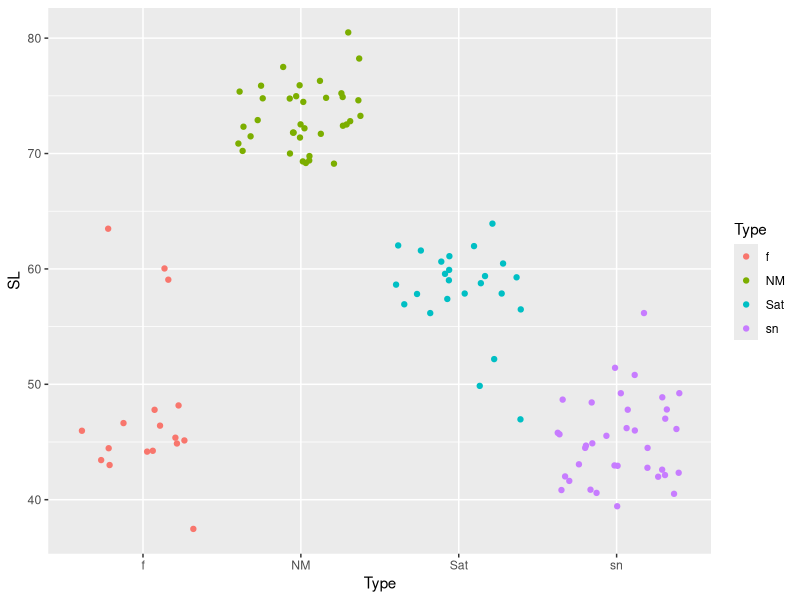
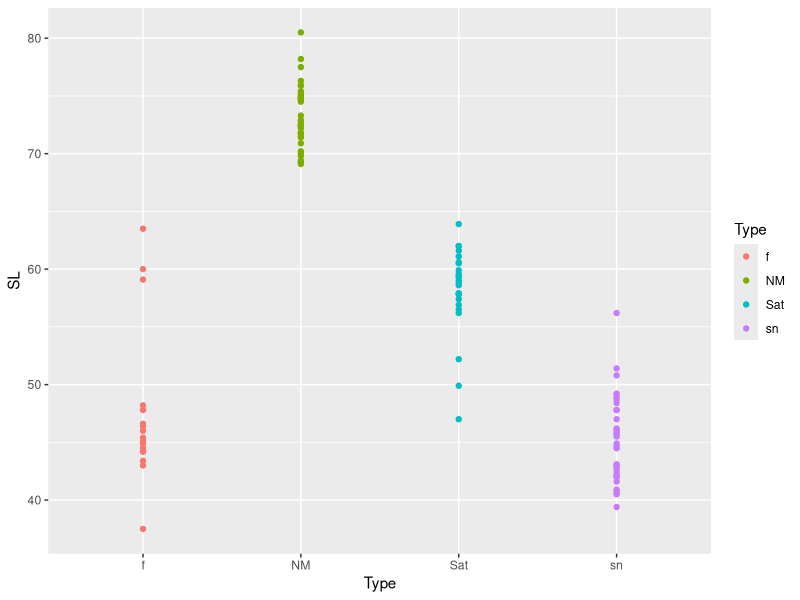
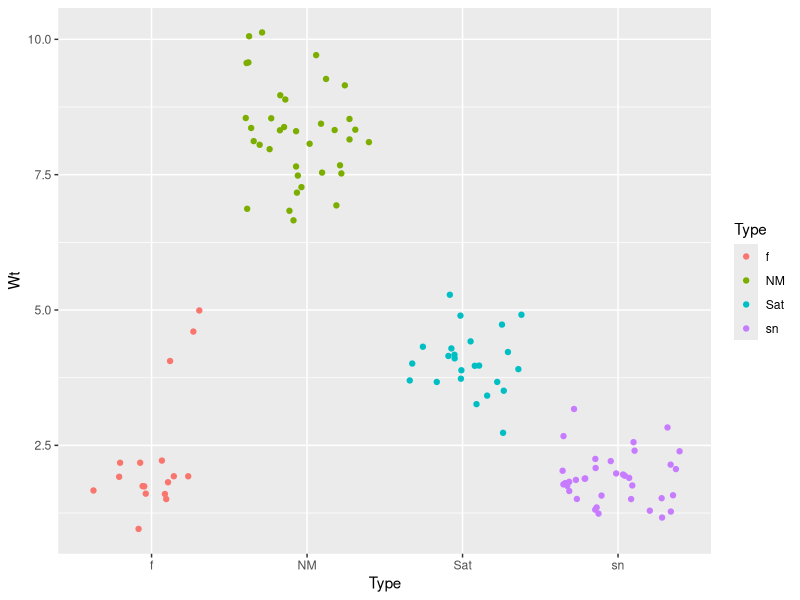
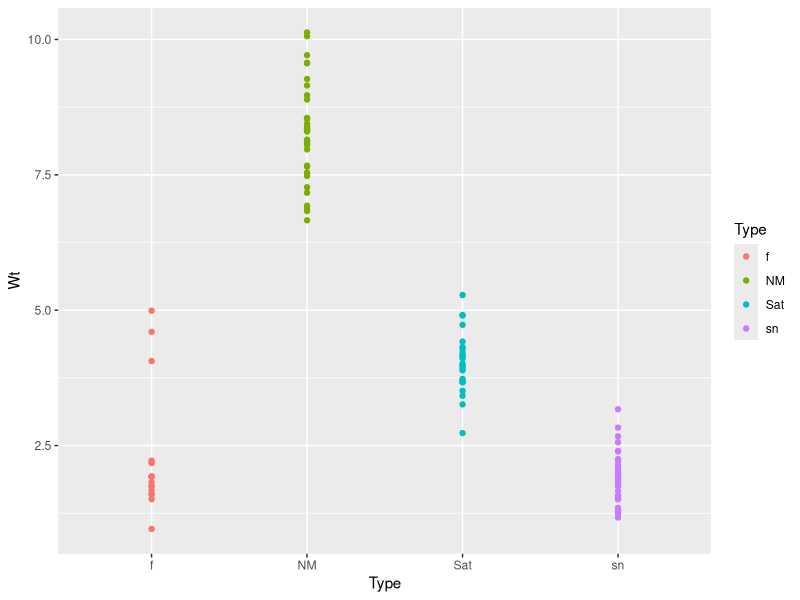
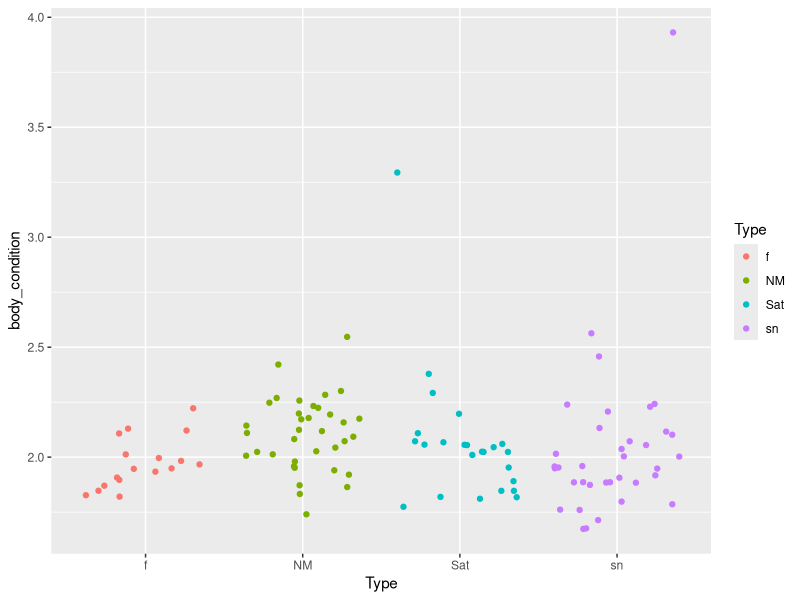
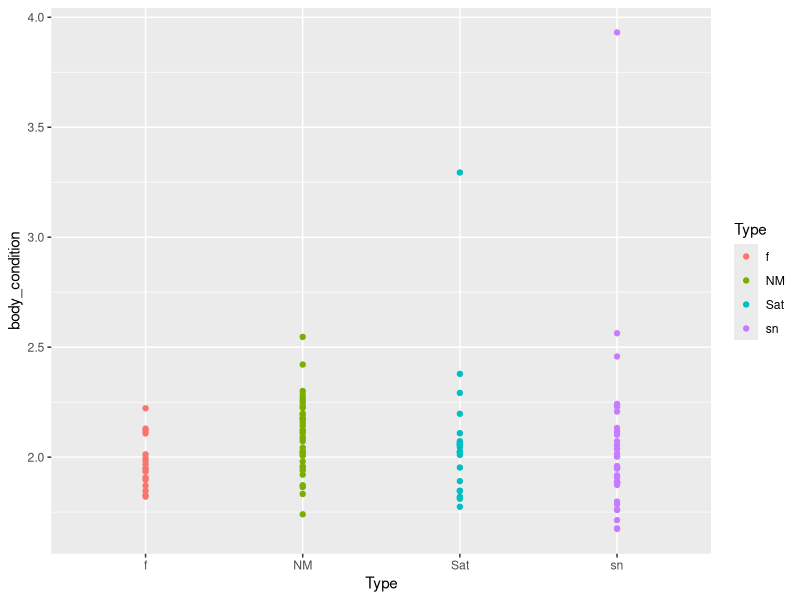
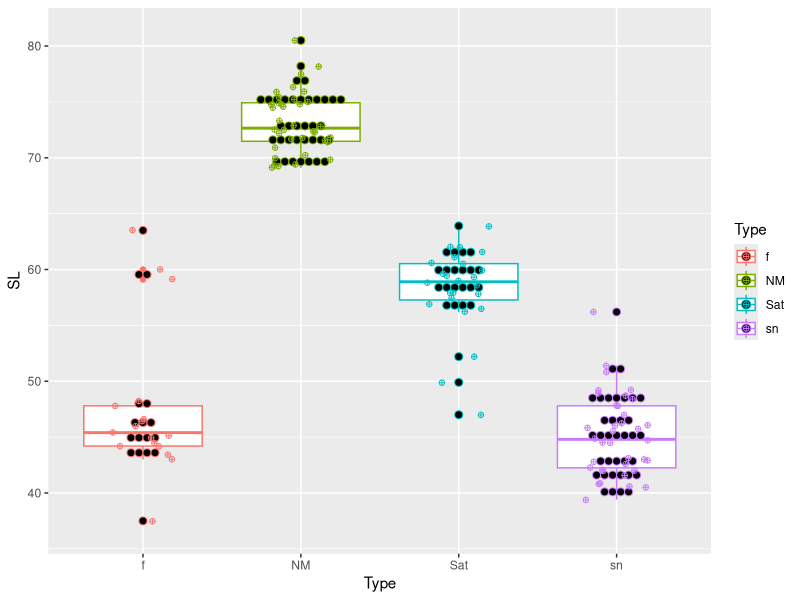

These figures' R source, in order: (Note: this script raises an error after producing the figures.)
library(tidyverse)
library(readr)
library(ggsci)
library(lubridate)

## ASSIGNMENT_21_Jan: Construct some (more!) ggplots using my data :-)

## Import the data
fish_info_data <- read_csv("Corse_2016_Genetics_book.csv")


# Select data I want to use (Type, SL, Wt)
# Need to exlude Type(rostratus and Sat/sn)
fish_info_data2 <- fish_info_data %>% 
  filter(!(Type %in% c("rostratus","Sat/sn"))) %>% 
  droplevels() %>% 
  select(Type, SL, Wt)


#  Create Body Condition column
fish_info_data3 <- fish_info_data2 %>% 
  mutate(body_condition = 100000000 * (Wt/(10*SL)^3))


# Look at distibution of Wt, SL and Body Condition by Type (Fem, NM, SatM, SnM) using 
# "jitter" versus "point"

ggplot(data = fish_info_data3, mapping = aes(x = Type, y = SL, colour=Type)) +
  geom_jitter()

ggplot(data = fish_info_data3, mapping = aes(x = Type, y = SL, colour=Type)) +
  geom_point()

ggplot(data = fish_info_data3, mapping = aes(x = Type, y = Wt, colour=Type)) +
  geom_jitter()

ggplot(data = fish_info_data3, mapping = aes(x = Type,y = Wt, colour = Type)) + 
  geom_point()

ggplot(data = fish_info_data3, mapping = aes(x = Type, y = body_condition, colour=Type)) +
  geom_jitter()

ggplot(data = fish_info_data3, mapping = aes(x = Type, y = body_condition, colour=Type)) +
  geom_point()


# Playing around to see how I can add geom commands together and change parameters :-)
ggplot(data = fish_info_data3, mapping = aes(x = Type, y = SL, colour=Type)) +
  geom_boxplot() +
  geom_dotplot(binaxis = 'y', stackdir = 'center', dotsize = .5) +
  geom_jitter(shape= 10, position = position_jitter(0.2))


# Look at relationship for Wt and SL in different Types

ggplot(fish_info_data5, aes(y = Wt, x = SL, colour = Type)) +
  geom_point() +
  theme_bw() + scale_color_hue()


# Does body condition decrease for each Type over the spawning season (Date?)

fish_info_data4 <- fish_info_data %>% 
  filter(!(Type %in% c("rostratus","Sat/sn"))) %>% 
  droplevels() %>% 
  select(Type, SL, Wt, Date)

fish_info_data5 <- fish_info_data4 %>% 
  mutate(body_condition = 100000000 * (Wt/(10*SL)^3))

ggplot(data = fish_info_data5,mapping = aes(x = Date, y = body_condition, colour=Type)) + 
  geom_point() +
  theme_bw() + scale_color_futurama()


# TO WORK THROUGH STILL!

# Need to clean up dates so that if displays in the proper order
# Working with lubridate to figure this out:  
# stamp("20-May") (D)
# Suzanne suggests:
# as.numeric(fish_info_data$Date) 


# Draw lines between each of the Types across the dates for last plot?
